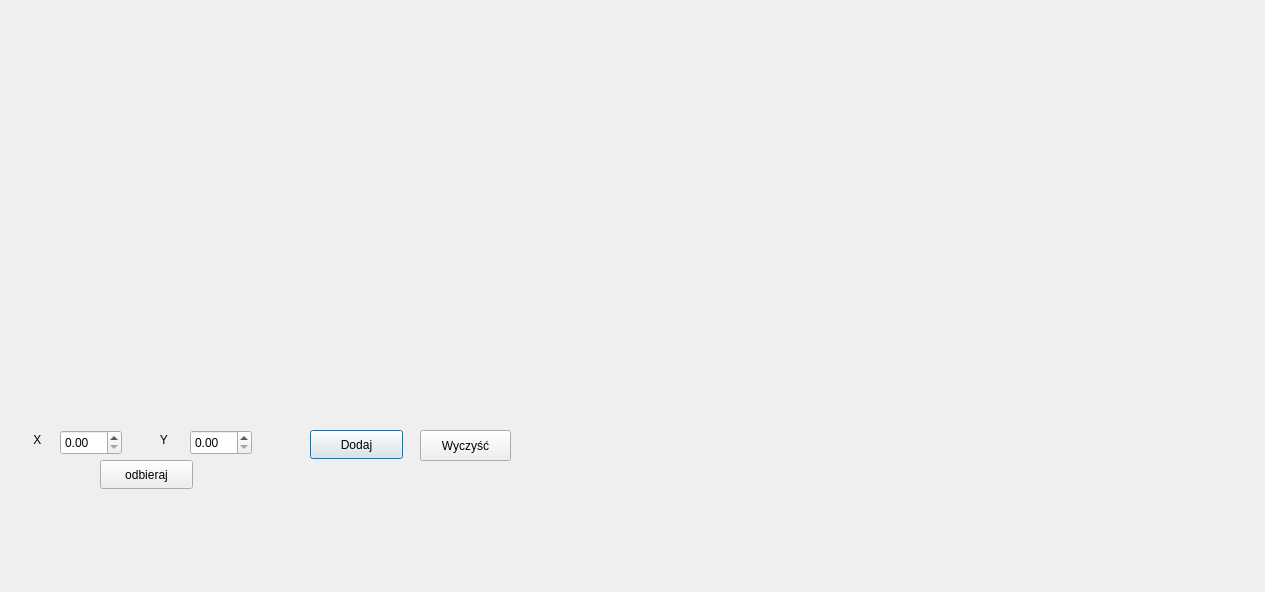
<?xml version="1.0" encoding="UTF-8"?>
<ui version="4.0">
 <class>Diagram</class>
 <widget class="QDialog" name="Diagram">
  <property name="geometry">
   <rect>
    <x>0</x>
    <y>0</y>
    <width>1265</width>
    <height>592</height>
   </rect>
  </property>
  <property name="windowTitle">
   <string>Dialog</string>
  </property>
  <widget class="QCustomPlot" name="plot" native="true">
   <property name="geometry">
    <rect>
     <x>10</x>
     <y>20</y>
     <width>381</width>
     <height>251</height>
    </rect>
   </property>
  </widget>
  <widget class="QPushButton" name="pushButtonAdd">
   <property name="geometry">
    <rect>
     <x>310</x>
     <y>430</y>
     <width>93</width>
     <height>29</height>
    </rect>
   </property>
   <property name="text">
    <string>Dodaj</string>
   </property>
  </widget>
  <widget class="QPushButton" name="pushButtonClear">
   <property name="geometry">
    <rect>
     <x>420</x>
     <y>430</y>
     <width>91</width>
     <height>31</height>
    </rect>
   </property>
   <property name="text">
    <string>Wyczyść</string>
   </property>
  </widget>
  <widget class="QLabel" name="labelX">
   <property name="geometry">
    <rect>
     <x>30</x>
     <y>430</y>
     <width>21</width>
     <height>20</height>
    </rect>
   </property>
   <property name="text">
    <string> X</string>
   </property>
  </widget>
  <widget class="QLabel" name="labelY">
   <property name="geometry">
    <rect>
     <x>150</x>
     <y>430</y>
     <width>31</width>
     <height>20</height>
    </rect>
   </property>
   <property name="text">
    <string>   Y</string>
   </property>
  </widget>
  <widget class="QDoubleSpinBox" name="bx_x">
   <property name="geometry">
    <rect>
     <x>60</x>
     <y>430</y>
     <width>62</width>
     <height>25</height>
    </rect>
   </property>
  </widget>
  <widget class="QDoubleSpinBox" name="bx_y">
   <property name="geometry">
    <rect>
     <x>190</x>
     <y>430</y>
     <width>62</width>
     <height>25</height>
    </rect>
   </property>
  </widget>
  <widget class="QPushButton" name="pushButtonReceive">
   <property name="geometry">
    <rect>
     <x>100</x>
     <y>460</y>
     <width>93</width>
     <height>29</height>
    </rect>
   </property>
   <property name="text">
    <string>odbieraj</string>
   </property>
  </widget>
 </widget>
 <customwidgets>
  <customwidget>
   <class>QCustomPlot</class>
   <extends>QWidget</extends>
   <header>qcustomplot.h</header>
   <container>1</container>
  </customwidget>
 </customwidgets>
 <resources/>
 <connections/>
</ui>
